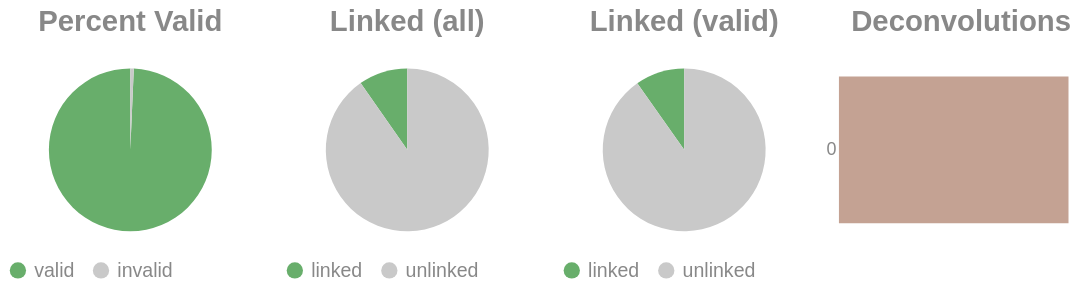

This figure's notebook cell:
### Code cell
if SKIPLR:
    pass
else:
    clash = Counter()
    for i in valids['molecule'].to_list():
        _mol = i.split("-")
        if len(_mol) == 1:
            clash.update('0')
        else:
            clash.update(_mol[-1])

    _d = {"deconvolutions": [], 'count': []}
    for k,v in clash.items():
        _d['deconvolutions'].append(k)
        _d['count'].append(v)

    tot_valid = valids['reads'].sum()
    mask = valids['reads'] >= 2
    n_linked_reads = valids.filter(mask)['reads'].sum()
    if n_linked_reads == 0:
        print_html("No linked molecules (>=2 reads) were detected; skipping linked-only distributions.")
        SKIPLR = True
    else:
        perc_valid = round(tot_valid / n_reads, 4)
        linked_perc_abs = round(n_linked_reads / n_reads, 4)
        linked_perc = round(n_linked_reads / tot_valid, 4)

    _valid = pl.DataFrame({"valids": ['valid', 'invalid'], "count": [tot_valid, n_reads - tot_valid]})
    _linked_abs = pl.DataFrame({"linked (absolute)": ['linked', 'unlinked'], "count": [n_linked_reads, n_reads - n_linked_reads]})
    _linked_rel = pl.DataFrame({"linked (valids)": ['linked', 'unlinked'], "count": [n_linked_reads, tot_valid - n_linked_reads]})

    (
        alt.hconcat(
            piechart(_valid, goodval = 'valid', title = "Percent Valid"),
            piechart(_linked_abs, goodval = "linked", title =  "Linked (all)"),
            piechart(_linked_rel, goodval = "linked", title =  "Linked (valid)"),
            convolutionbar(pl.DataFrame(_d), title = "Deconvolutions"),
            center = True,
            bounds = 'flush'
        )
        .resolve_scale(color='independent')
        .resolve_legend('independent')
        .properties(usermeta={'embedOptions': {"actions": False}})
    ).display()

### Figure 1 — Vega-Lite specification as saved in the notebook (floating-point values rounded to 4 significant figures)
{"width": "container", "height": 400, "config": {"title": {"anchor": "start", "dy": -15, "fontSize": 18, "color": "#888888", "subtitleColor": "#888888", "subtitleFontSize": 14}, "arc": {"fill": "#0072B2"}, "axis": {"domainColor": "#888888", "domainWidth": 0.5, "gridWidth": 0.2, "grid": false, "titleFontWeight": 400, "titleFontSize": 15, "labelFontSize": 11, "labelColor": "#888888", "tickColor": "#888888", "tickWidth": 0.2, "titleColor": "#888888"}, "axisBand": {"grid": false}, "axisX": {"grid": true, "tickSize": 10, "domainCap": "round"}, "axisY": {"domain": false, "grid": true, "tickSize": 0, "domainCap": "round"}, "background": "transparent", "header": {"labelFontSize": 15, "labelColor": "#888888", "titleFontSize": 15, "titleFontWeight": 600, "titleColor": "#888888"}, "legend": {"labelFont": "sans-serif", "labelFontSize": 12, "labelColor": "#888888", "symbolSize": 100, "symbolType": "circle", "titleFontSize": 12, "titlePadding": 10, "titleColor": "#888888", "title": null}, "range": {"category": ["#E69F00", "#56B4E9", "#009E73", "#F0E442", "#0072B2", "#D55E00", "#CC79A7", "#000000"], "diverging": ["#cfe8f3", "#a2d4ec", "#73bfe2", "#46abdb", "#1696d2", "#12719e"]}, "area": {"fill": "#0072B2", "fillOpacity": 0.7, "line": true, "strokeOpacity": 0.7}, "line": {"color": "#0072B2", "stroke": "#0072B2", "strokeWidth": 2}, "trail": {"color": "#0072B2", "stroke": "#0072B2", "strokeWidth": 0, "size": 1}, "point": {"filled": true, "fillOpacity": 1.0, "size": 95}, "text": {"color": "#888888", "fontSize": 11, "align": "right", "fontWeight": 400, "size": 11}, "bar": {"fill": "#0072B2", "stroke": null}, "view": {"stroke": null, "continuousWidth": 660, "continuousHeight": 400}}, "hconcat": [{"data": {"name": "data-91958b4c9caaac6463cb8b28652aea5a"}, "mark": {"type": "arc"}, "encoding": {"color": {"field": "valids", "legend": {"orient": "bottom", "title": null}, "scale": {"domain": ["valid", "invalid"], "range": ["#68ae6b", "#C9C9C9"]}, "title": "Valids", "type": "nominal"}, "theta": {"field": "count", "type": "quantitative"}, "tooltip": [{"field": "valids", "title": "Valids", "type": "ordinal"}, {"field": "percent", "format": ".2%", "title": "Percent", "type": "quantitative"}, {"field": "count", "title": "Count", "type": "quantitative"}]}, "height": 100, "title": {"text": "Percent Valid", "align": "center", "anchor": "middle"}, "transform": [{"calculate": "datum.count / 999792", "as": "percent"}], "width": 150}, {"data": {"name": "data-833d83aff9354906f1db1f12fe1148cc"}, "mark": {"type": "arc"}, "encoding": {"color": {"field": "linked (absolute)", "legend": {"orient": "bottom", "title": null}, "scale": {"domain": ["linked", "unlinked"], "range": ["#68ae6b", "#C9C9C9"]}, "title": "Linked (Absolute)", "type": "nominal"}, "theta": {"field": "count", "type": "quantitative"}, "tooltip": [{"field": "linked (absolute)", "title": "Linked (Absolute)", "type": "ordinal"}, {"field": "percent", "format": ".2%", "title": "Percent", "type": "quantitative"}, {"field": "count", "title": "Count", "type": "quantitative"}]}, "height": 100, "title": {"text": "Linked (all)", "align": "center", "anchor": "middle"}, "transform": [{"calculate": "datum.count / 999792", "as": "percent"}], "width": 150}, {"data": {"name": "data-1faf921dba413862868be54bd604eb7d"}, "mark": {"type": "arc"}, "encoding": {"color": {"field": "linked (valids)", "legend": {"orient": "bottom", "title": null}, "scale": {"domain": ["linked", "unlinked"], "range": ["#68ae6b", "#C9C9C9"]}, "title": "Linked (Valids)", "type": "nominal"}, "theta": {"field": "count", "type": "quantitative"}, "tooltip": [{"field": "linked (valids)", "title": "Linked (Valids)", "type": "ordinal"}, {"field": "percent", "format": ".2%", "title": "Percent", "type": "quantitative"}, {"field": "count", "title": "Count", "type": "quantitative"}]}, "height": 100, "title": {"text": "Linked (valid)", "align": "center", "anchor": "middle"}, "transform": [{"calculate": "datum.count / 992977", "as": "percent"}], "width": 150}, {"data": {"name": "data-e5bcf4cbd05b7e5e8feeff69b111928f"}, "mark": {"type": "bar"}, "encoding": {"color": {"field": "deconvolutions", "legend": null, "scale": {"scheme": "lightgreyred"}, "type": "nominal"}, "tooltip": [{"field": "deconvolutions", "title": "Deconvolutions", "type": "ordinal"}, {"field": "percent", "format": ".2%", "title": "Percent", "type": "quantitative"}, {"field": "count", "title": "Count", "type": "quantitative"}], "x": {"axis": null, "field": "count", "type": "quantitative"}, "y": {"field": "deconvolutions", "sort": "ascending", "title": null, "type": "nominal"}}, "height": 100, "title": {"text": "Deconvolutions", "align": "center", "anchor": "middle"}, "transform": [{"calculate": "datum.count / 939509", "as": "percent"}], "width": 150}], "bounds": "flush", "center": true, "resolve": {"legend": {"angle": "independent"}, "scale": {"color": "independent"}}, "usermeta": {"embedOptions": {"actions": false}}, "$schema": "https://vega.github.io/schema/vega-lite/v6.1.0.json", "datasets": {"data-91958b4c9caaac6463cb8b28652aea5a": [{"valids": "valid", "count": 992977}, {"valids": "invalid", "count": 6815}], "data-833d83aff9354906f1db1f12fe1148cc": [{"linked (absolute)": "linked", "count": 97028}, {"linked (absolute)": "unlinked", "count": 902764}], "data-1faf921dba413862868be54bd604eb7d": [{"linked (valids)": "linked", "count": 97028}, {"linked (valids)": "unlinked", "count": 895949}], "data-e5bcf4cbd05b7e5e8feeff69b111928f": [{"deconvolutions": "0", "count": 939509}]}}
